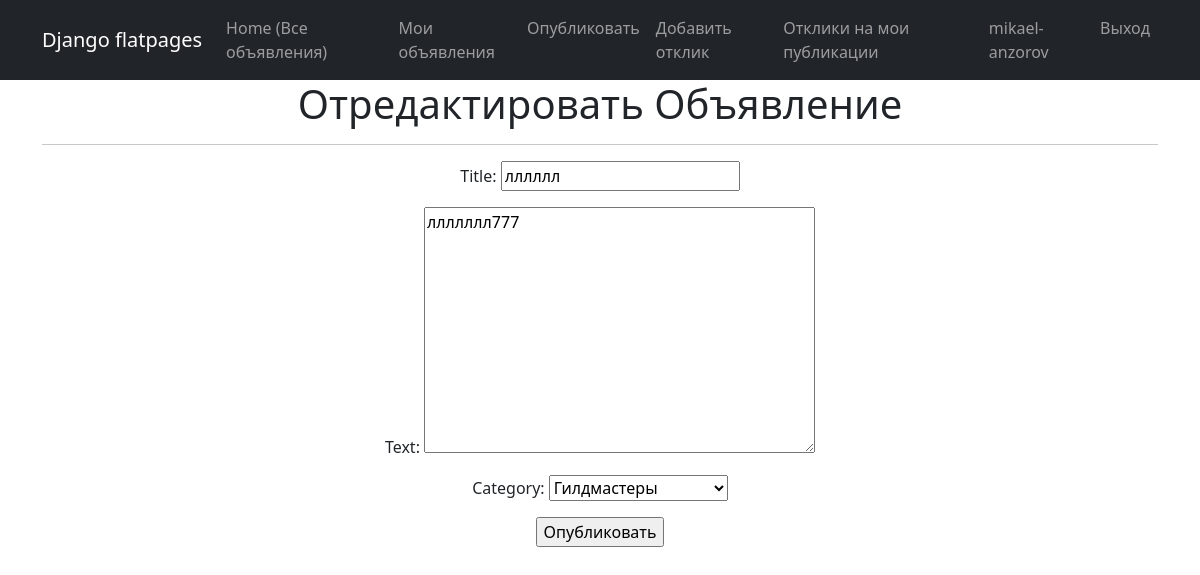
The page /post/edit/3/ (signed in) on the database as committed earlier.
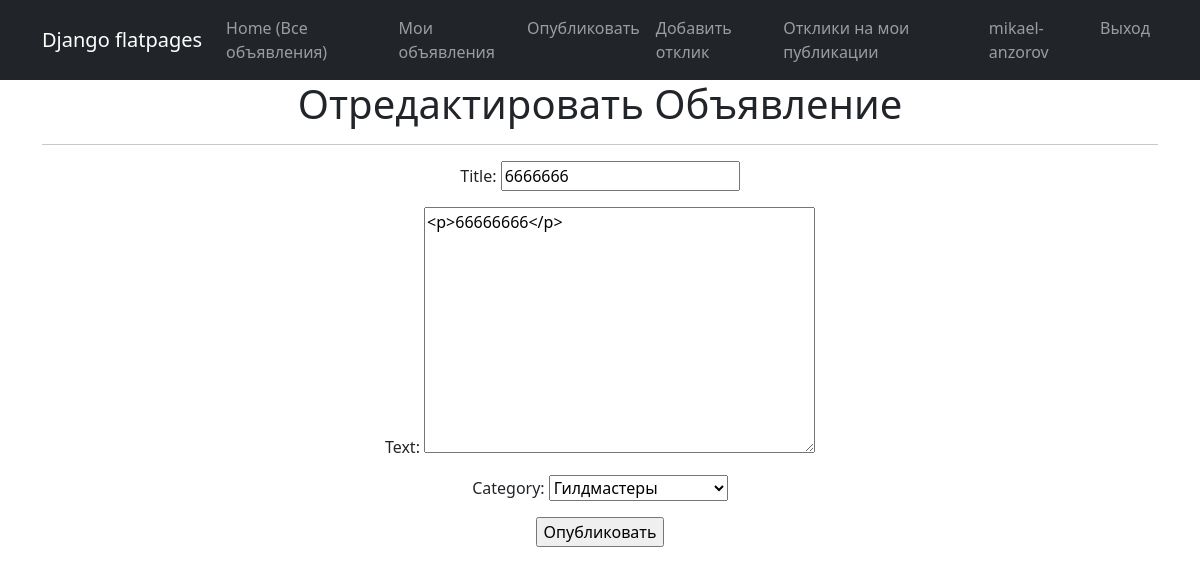
The same page on the database as committed later.
### app_01/models.py (models this page shows, shortened)
class Post(models.Model):
    TYPE = (
        ('tank', 'Танки'),
        ('heal', 'Хилы'),
        ('dd', 'ДД'),
        ('buyers', 'Торговцы'),
        ('gildemaster', 'Гилдмастеры'),
        ('quest', 'Квестгиверы'),
        ('smith', 'Кузнецы'),
        ('tanner', 'Кожевники'),
        ('potion', 'Зельевары'),
        ('spellmaster', 'Мастер заклинаний'),
    )
    author = models.ForeignKey(User, on_delete=models.CASCADE)
    title = models.CharField(max_length=20)
    text = RichTextUploadingField(null=True, config_name='default',)
    category = models.CharField(max_length=20, choices=TYPE, default='tank')

### app_01/views.py (the view)
# urls.py: path('post/edit/<int:pk>/', PostUpdate.as_view(), name='post_edit'),
class PostUpdate(LoginRequiredMixin, UpdateView):
    form_class = PostForm
    model = Post
    template_name = 'post_edit.html'
    success_url = '/post/'

### app_01/forms.py
class PostForm(forms.ModelForm):
    class Meta:
        model = Post
        fields = ['title', 'text', 'category']

### templates/post_edit.html (shortened to what this page needs)
{% extends 'flatpages/default.html' %}
{% block content %}
{% load static %}
<h1>Отредактировать Объявление</h1>
<hr>
<form action="" method="post">
    {{ form.as_p }}
    <input type="submit" value="Опубликовать" />
</form>
{% endblock content %}

Rows that differ between the two databases and show on the page:
changed Post "Гилдмастеры": title "лллллл" → "6666666"; text "ллллллл777" → "<p>66666666</p>"
